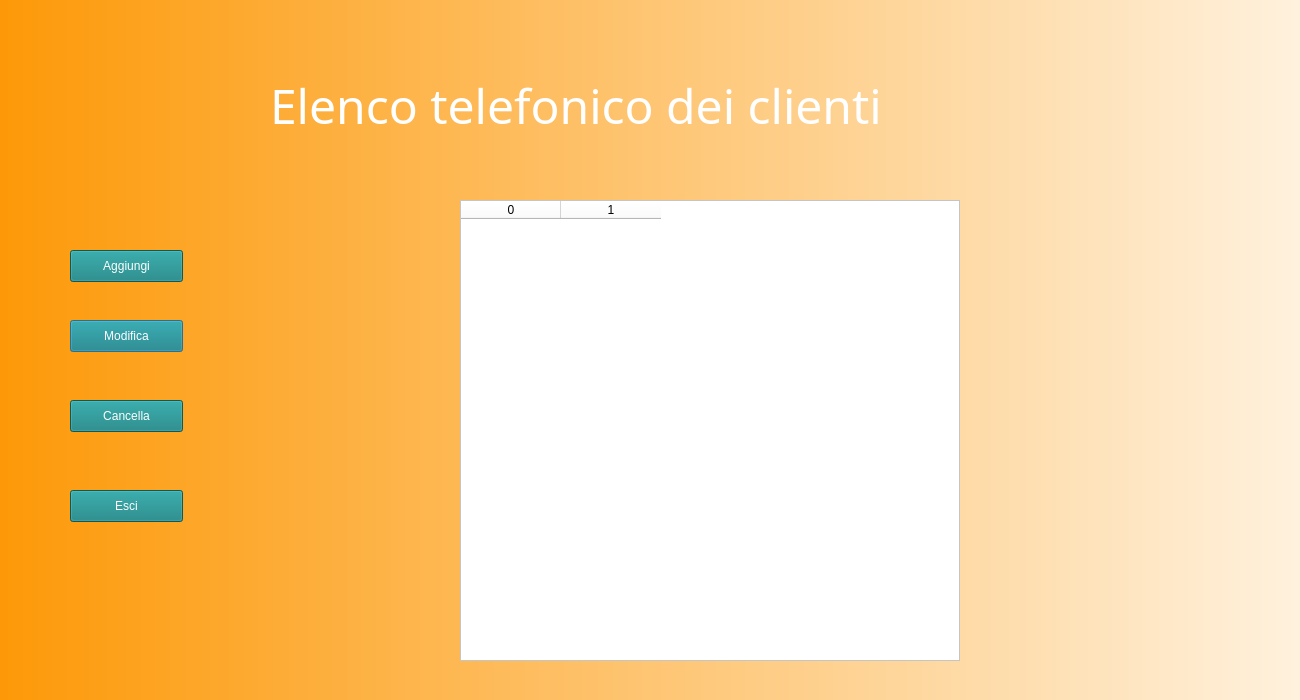
<?xml version="1.0" encoding="UTF-8"?>
<ui version="4.0">
 <class>Dialog</class>
 <widget class="QDialog" name="Dialog">
  <property name="geometry">
   <rect>
    <x>0</x>
    <y>0</y>
    <width>1300</width>
    <height>700</height>
   </rect>
  </property>
  <property name="windowTitle">
   <string>Dialog</string>
  </property>
  <widget class="QWidget" name="bgwidget" native="true">
   <property name="geometry">
    <rect>
     <x>0</x>
     <y>0</y>
     <width>1500</width>
     <height>800</height>
    </rect>
   </property>
   <property name="styleSheet">
    <string notr="true">QWidget#bgwidget{
	background-color: qlineargradient(spread:pad, x1:0, y1:0, x2:1, y2:0, stop:0 rgba(253, 153, 8, 255), stop:1 rgba(255, 255, 255, 255));

}</string>
   </property>
   <widget class="QLabel" name="image">
    <property name="enabled">
     <bool>true</bool>
    </property>
    <property name="geometry">
     <rect>
      <x>-200</x>
      <y>-270</y>
      <width>1800</width>
      <height>1300</height>
     </rect>
    </property>
    <property name="styleSheet">
     <string notr="true">border-radius:50%;
image: url(:/images/1.png);
</string>
    </property>
    <property name="text">
     <string/>
    </property>
    <property name="scaledContents">
     <bool>true</bool>
    </property>
   </widget>
   <widget class="QLabel" name="label">
    <property name="geometry">
     <rect>
      <x>270</x>
      <y>60</y>
      <width>900</width>
      <height>91</height>
     </rect>
    </property>
    <property name="font">
     <font>
      <family>Bangla MN</family>
      <pointsize>36</pointsize>
      <weight>50</weight>
      <italic>false</italic>
      <bold>false</bold>
     </font>
    </property>
    <property name="styleSheet">
     <string notr="true">font: 36pt;
background: transparent;
color: rgb(255,255,255);</string>
    </property>
    <property name="text">
     <string>Elenco telefonico dei clienti</string>
    </property>
   </widget>
   <widget class="QPushButton" name="btnModifica">
    <property name="geometry">
     <rect>
      <x>70</x>
      <y>320</y>
      <width>113</width>
      <height>32</height>
     </rect>
    </property>
    <property name="styleSheet">
     <string notr="true">color: rgb(255, 255, 255);
background-color: rgb(16, 128, 128);</string>
    </property>
    <property name="text">
     <string>Modifica</string>
    </property>
   </widget>
   <widget class="QPushButton" name="btnCancella">
    <property name="geometry">
     <rect>
      <x>70</x>
      <y>400</y>
      <width>113</width>
      <height>32</height>
     </rect>
    </property>
    <property name="styleSheet">
     <string notr="true">color: rgb(255, 255, 255);
background-color: rgb(16, 128, 128);</string>
    </property>
    <property name="text">
     <string>Cancella</string>
    </property>
   </widget>
   <widget class="QPushButton" name="btnAggiungi">
    <property name="geometry">
     <rect>
      <x>70</x>
      <y>250</y>
      <width>113</width>
      <height>32</height>
     </rect>
    </property>
    <property name="styleSheet">
     <string notr="true">color: rgb(255, 255, 255);
background-color: rgb(16, 128, 128);</string>
    </property>
    <property name="text">
     <string>Aggiungi</string>
    </property>
   </widget>
   <widget class="QPushButton" name="btnEsci">
    <property name="geometry">
     <rect>
      <x>70</x>
      <y>490</y>
      <width>113</width>
      <height>32</height>
     </rect>
    </property>
    <property name="styleSheet">
     <string notr="true">color: rgb(255, 255, 255);
background-color: rgb(16, 128, 128);</string>
    </property>
    <property name="text">
     <string>Esci</string>
    </property>
   </widget>
   <widget class="QTableWidget" name="tableWidget">
    <property name="geometry">
     <rect>
      <x>460</x>
      <y>200</y>
      <width>500</width>
      <height>461</height>
     </rect>
    </property>
    <property name="styleSheet">
     <string notr="true">background: rgb(255,255,255);
</string>
    </property>
    <column>
     <property name="text">
      <string>0</string>
     </property>
    </column>
    <column>
     <property name="text">
      <string>1</string>
     </property>
    </column>
   </widget>
  </widget>
 </widget>
 <resources>
  <include location="../source.qrc"/>
 </resources>
 <connections/>
</ui>
